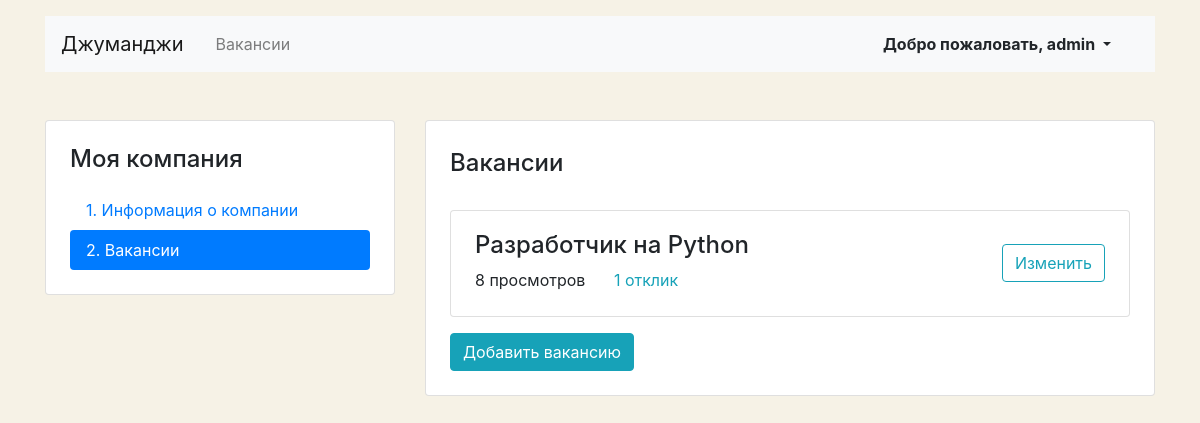
Page /mycompany/vacancies/ (signed in) on the committed database.
### vacancies/models.py (models this page shows, shortened)
class Vacancy(models.Model):
    title = models.CharField(max_length=100, verbose_name="Название")
    specialty = models.ForeignKey(Specialty, on_delete=models.PROTECT, verbose_name="Специальность",
                                  related_name="vacancies")
    company = models.ForeignKey(Company, on_delete=models.CASCADE, verbose_name="Компания", related_name="vacancies")
    skills = models.CharField(max_length=250, verbose_name="Требования")
    text = models.TextField(max_length=1000, verbose_name="Описание")
    salary_min = models.PositiveIntegerField(verbose_name="Зарплата от...")
    salary_max = models.PositiveIntegerField(verbose_name="Зарплата до...")
    published_at = models.DateField(auto_now_add=True, verbose_name="Дата публикации")
    views = models.IntegerField(default=0, verbose_name="Кол-во просмотров")
    class Meta:
        verbose_name = "Вакансия"
        verbose_name_plural = "Вакансии"
        ordering = ["-published_at"]

### vacancies/views.py (the view)
# urls.py: path("mycompany/vacancies/", views.MyVacanciesList.as_view(), name="my_vacancies"),
class MyVacanciesList(IfNoCompanyYet, ListView):
    template_name = "vacancies/my_vacancies_list.html"
    def get_queryset(self):
        return Vacancy.objects.filter(company=self.request.user.company).annotate(cnt=Count("applications"))

### vacancies/templatetags/vacancies_tags.py (called while the page is built)
@register.filter
def ru_pluralize(number: Union[int, str], arg: str = "вакансия,вакансии,вакансий"):
    nominative_singular, genitive_singular, genitive_plural = arg.split(",")
    number = abs(int(number))
    if 10 <= number % 100 <= 20:
        return f"{number} {genitive_plural}"
    if number % 10 == 1:
        return f"{number} {nominative_singular}"
    if 2 <= number % 10 <= 4:
        return f"{number} {genitive_singular}"
    return f"{number} {genitive_plural}"

### vacancies/views.py (called while the page is built)
    def test_func(self):
        return Company.objects.filter(owner=self.request.user).exists()

### vacancies/templates/vacancies/my_vacancies_list.html (shortened to what this page needs)
{% extends "base.html" %}
{% load vacancies_tags %}
{% block content %}
<main class="container mt-3 pb-5">
    <div class="row mt-5">
        {% include "vacancies/included/_sidebar.html" %}
        <div class="col-12 col-lg-8">
            <div class="card">
                <div class="card-body px-4 pb-4">
                    <section class="tab-pane fade show active">
                        <h2 class="h4 pt-2 pb-3">Вакансии</h2>
                        {% for vacancy in vacancy_list %}
                        <div class="card mt-3">
                            <div class="card-body px-4">
                                <div class="row align-items-center">
                                    <div class="col-6 col-lg-8">
                                        <h4>{{ vacancy.title }}</h4>
                                        <p class="mb-1">
                                            <span class="mr-4">{{ vacancy.views|ru_pluralize:"просмотр,просмотра,просмотров" }}</span>
                                            <a href="{% url 'vacancy_update' vacancy.pk  %}#applications" class="text-info">{{ vacancy.cnt|ru_pluralize:"отклик,отклика,откликов" }}</a>
                                        </p>
                                    </div>
                                    <div class="col-6 col-lg-4 text-right">
                                        <a href="{% url 'vacancy_update' vacancy.pk %}" class="btn btn-outline-info">Изменить</a>
                                    </div>
                                </div>
                            </div>
                        </div>
                        {% empty %}
                        <div class="alert alert-info" role="alert">У вас нет вакансий, но вы можете создать первую!</div>
                        {% endfor %}
                        <a href="{% url 'vacancy_create' %}" class="btn btn-info mt-3">Добавить вакансию</a>
                    </section>
                </div>
            </div>
        </div>
    </div>
</main>
{% endblock %}

### templates/included/_navbar.html (shortened to what this page needs)
<nav class="navbar navbar-expand-lg navbar-light bg-light">
    <a class="navbar-brand mr-4" href="{% url 'home_page' %}">Джуманджи</a>
    <div class="collapse navbar-collapse justify-content-between" id="navbarNav">
        <ul class="navbar-nav col-10">
            {% url "vacancies" as vacancies %}
            <li class="nav-item {% if request.path == vacancies %} active {% endif %}">
                <a class="nav-link" href="{% url 'vacancies' %}">Вакансии</a>
            </li>
        </ul>
        <ul class="navbar-nav col-2 justify-content-end">
            {% if request.user.is_authenticated %}
            <li class="nav-item active">
                <div class="btn-group">
                    <button type="button" class="btn dropdown-toggle font-weight-bold" data-toggle="dropdown"
                            aria-haspopup="true" aria-expanded="false">
                        Добро пожаловать, {{  user.username }}
                    </button>
                </div>
            </li>
            {% else %}
            <li class="nav-item active">
                <a href="{% url 'login' %}?next={{request.path}}" class="nav-link font-weight-bold">Вход</a>
            </li>
            {% endif %}
        </ul>
    </div>
</nav>

### rows in the picture
Vacancy: title "Разработчик на Python", views|ru_pluralize "8 просмотров", cnt|ru_pluralize "1 отклик"

### other values in the picture
{{ user.username }} "admin"
